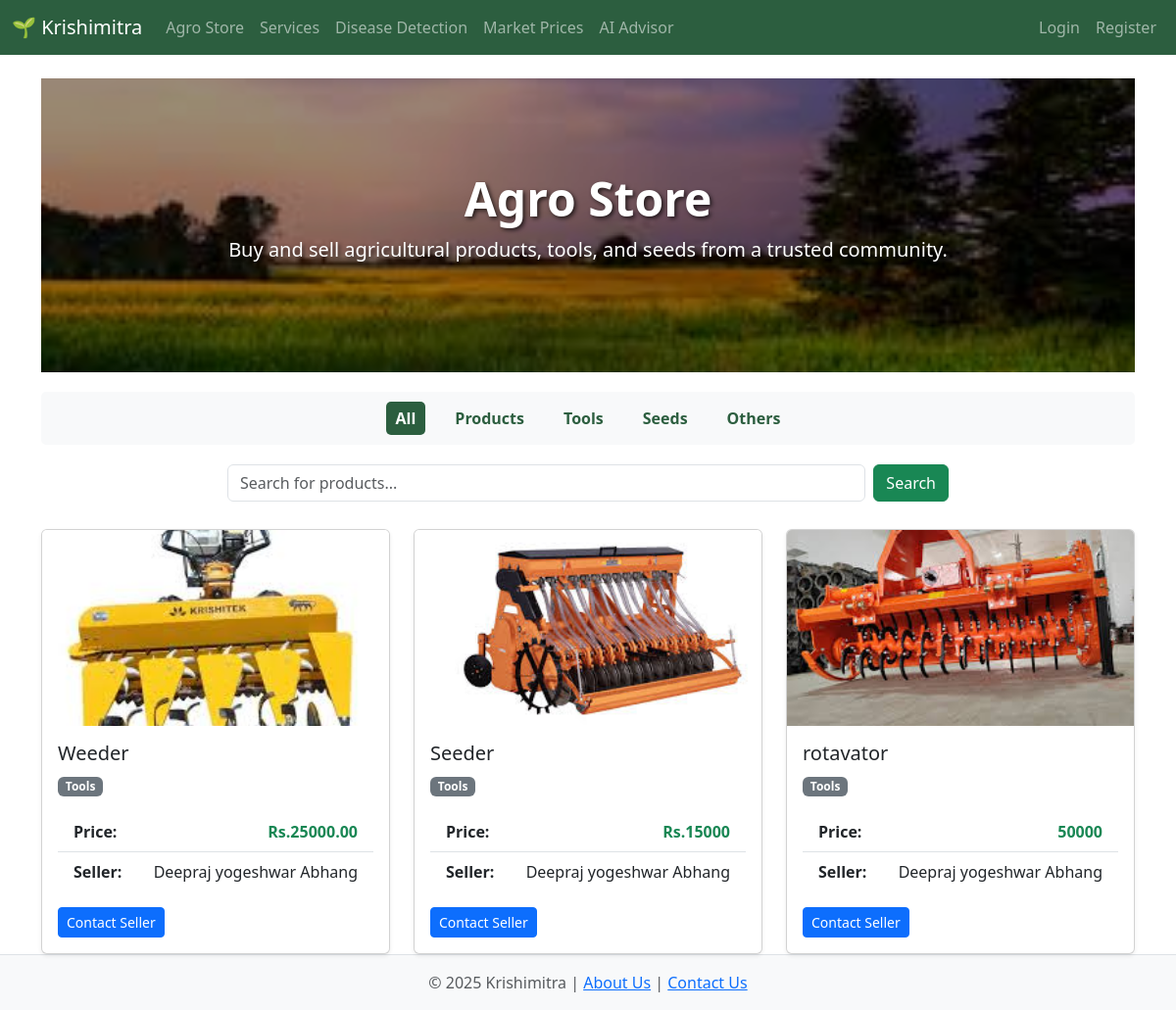
The app's page /store with its own data.
### app.py (models this page shows)
class Product(db.Model):
    id = db.Column(db.Integer, primary_key=True)
    name = db.Column(db.String(100), nullable=False)
    category = db.Column(db.String(50), nullable=False)
    description = db.Column(db.Text, nullable=False)
    price = db.Column(db.String(50), nullable=False)
    image = db.Column(db.String(255), nullable=False)
    seller_id = db.Column(db.Integer, db.ForeignKey('user.id'), nullable=False)

class User(db.Model):
    id = db.Column(db.Integer, primary_key=True)
    name = db.Column(db.String(100), nullable=False)
    email = db.Column(db.String(120), unique=True, nullable=False)
    mobile = db.Column(db.String(20), unique=True, nullable=False)
    password = db.Column(db.String(200), nullable=False)
    role = db.Column(db.String(20), nullable=False)
    products = db.relationship('Product', backref='seller_user', lazy=True)
    services = db.relationship('Service', backref='provider', lazy=True)

### app.py (the view)
@app.route('/store')
def store():
    query = Product.query
    search_term, category = request.args.get('search', '').lower(), request.args.get('category')
    if category: query = query.filter(Product.category == category)
    if search_term: query = query.filter(or_(Product.name.ilike(f'%{search_term}%'), Product.description.ilike(f'%{search_term}%')))
    products = query.order_by(Product.id.desc()).all()
    amazon_link, flipkart_link = None, None
    if not products and search_term:
        url_safe_keyword = quote_plus(search_term)
        amazon_link = f"https://www.amazon.in/s?k={url_safe_keyword}"
        flipkart_link = f"https://www.flipkart.com/search?q={url_safe_keyword}"
    return render_template('store.html', products=products, active_category=category, search_query=search_term, amazon_link=amazon_link, flipkart_link=flipkart_link)

### templates/store.html (shortened to what this page needs)
{% extends 'base.html' %}
{% block content %}
<div class="store-banner">
    <div class="store-banner-overlay"></div>
    <div class="store-banner-content">
        <h1 class="display-5 fw-bold">Agro Store</h1>
        <p class="lead">Buy and sell agricultural products, tools, and seeds from a trusted community.</p>
    </div>
</div>
<div class="category-nav">
    <a href="{{ url_for('store') }}" class="{% if not active_category %}active{% endif %}">All</a>
    <a href="{{ url_for('store', category='Products') }}" class="{% if active_category == 'Products' %}active{% endif %}">Products</a>
    <a href="{{ url_for('store', category='Tools') }}" class="{% if active_category == 'Tools' %}active{% endif %}">Tools</a>
    <a href="{{ url_for('store', category='Seeds') }}" class="{% if active_category == 'Seeds' %}active{% endif %}">Seeds</a>
    <a href="{{ url_for('store', category='Others') }}" class="{% if active_category == 'Others' %}active{% endif %}">Others</a>
</div>
<div class="row justify-content-center">
    <div class="col-md-8">
        <form method="GET" action="{{ url_for('store') }}" class="d-flex">
            <input class="form-control me-2" type="search" name="search" placeholder="Search for products..." value="{{ search_query or '' }}">
            <button class="btn btn-success" type="submit">Search</button>
        </form>
    </div>
</div>
<div class="row row-cols-1 row-cols-md-2 row-cols-lg-3 g-4 mt-1">
    {% for product in products %}
    <div class="col">
        <div class="card h-100 shadow-sm">
            <img src="{{ product.image }}" class="card-img-top" alt="{{ product.name }}" style="height: 200px; object-fit: cover;">
            <div class="card-body d-flex flex-column">
                <h5 class="card-title">{{ product.name }}</h5>
                <p class="card-text text-muted"><span class="badge bg-secondary">{{ product.category }}</span></p>
                <ul class="list-group list-group-flush flex-grow-1 mb-3">
                    <li class="list-group-item">
                        <strong>Price:</strong>
                        <span class="float-end text-success fw-bold">{{ product.price }}</span>
                    </li>
                    <li class="list-group-item">
                        <strong>Seller:</strong>
                        <span class="float-end">{{ product.seller_user.name }}</span>
                    </li>
                </ul>
                <div class="mt-auto d-flex justify-content-between align-items-center">
                    <a href="{{ url_for('conversation_start_product', product_id=product.id) }}" class="btn btn-primary btn-sm">Contact Seller</a>
                </div>
            </div>
        </div>
    </div>
    {% endfor %}
</div>
{% endblock %}

### templates/base.html (shortened to what this page needs)
<!DOCTYPE html>
<html lang="en">
<head>
    <link href="https://cdn.jsdelivr.net/npm/bootstrap@5.3.3/dist/css/bootstrap.min.css" rel="stylesheet">
    <link rel="stylesheet" href="https://cdn.jsdelivr.net/npm/bootstrap-icons@1.11.3/font/bootstrap-icons.css">
    <link rel="stylesheet" href="{{ url_for('static', filename='css/style.css') }}">
    <link rel="stylesheet" href="https://cdnjs.cloudflare.com/ajax/libs/animate.css/4.1.1/animate.min.css"/>
</head>
<body class="{% block body_class %}{% endblock %}">
    <nav class="navbar navbar-expand-lg navbar-dark" style="background-color: #2c5e3f;">
        <div class="container-fluid">
            <a class="navbar-brand" href="/">🌱 Krishimitra</a>
            <div class="collapse navbar-collapse" id="navbarNav">
                <ul class="navbar-nav me-auto mb-2 mb-lg-0">
                    <li class="nav-item">
                        <a class="nav-link" href="{{ url_for('store') }}">Agro Store</a>
                    </li>
                    <li class="nav-item">
                        <a class="nav-link" href="{{ url_for('find_services') }}">Services</a>
                    </li>
                    <li class="nav-item">
                        <a class="nav-link" href="{{ url_for('disease_detection') }}">Disease Detection</a>
                    </li>
                    <li class="nav-item">
                        <a class="nav-link" href="{{ url_for('market_prices') }}">Market Prices</a>
                    </li>
                    <li class="nav-item">
                        <a class="nav-link" href="{{ url_for('crop_advisory') }}">AI Advisor</a>
                    </li>
                </ul>
                <ul class="navbar-nav">
                    {% if 'user_email' in session %}
                        <li class="nav-item dropdown">
                            <a class="nav-link dropdown-toggle" href="#" id="navbarDropdown" role="button" data-bs-toggle="dropdown" aria-expanded="false">
                                {{ session.get('user_email') }}
                            </a>
                            <ul class="dropdown-menu dropdown-menu-end" aria-labelledby="navbarDropdown">
                                {% if session.get('role') == 'admin' %}
                                    <li><a class="dropdown-item" href="{{ url_for('admin_dashboard') }}">Admin Dashboard</a></li>
                                {% endif %}
                                <li><a class="dropdown-item" href="{{ url_for('dashboard') }}">My Dashboard</a></li>
                                <li><a class="dropdown-item" href="{{ url_for('inbox') }}">Inbox</a></li>
                                <li><hr class="dropdown-divider"></li>
                                <li><a class="dropdown-item" href="{{ url_for('logout') }}">Logout</a></li>
                            </ul>
                        </li>
                    {% else %}
                        <li class="nav-item">
                            <a class="nav-link" href="{{ url_for('login') }}">Login</a>
                        </li>
                        <li class="nav-item">
                            <a class="nav-link" href="{{ url_for('register') }}">Register</a>
                        </li>
                    {% endif %}
                </ul>
            </div>
        </div>
    </nav>
    <main class="container mt-4 animate__animated animate__fadeIn">
        {% block content %}{% endblock %}
    </main>
    <footer class="footer mt-auto py-3 bg-light border-top">
        <div class="container text-center">
            <span class="text-muted">© 2025 Krishimitra | <a href="{{ url_for('about') }}">About Us</a> | <a href="{{ url_for('contact_admin') }}">Contact Us</a></span>
        </div>
    </footer>
</body>
</html>

### static/css/style.css (style rules this page uses)
.store-banner { position: relative; background: url('../images/store-banner.jpg') no-repeat center center; background-size: cover; height: 300px; display: flex; align-items: center; justify-content: center; color: white; text-shadow: 2px 2px 4px rgba(0,0,0,0.7); }
.store-banner-overlay { position: absolute; top: 0; left: 0; right: 0; bottom: 0; background: rgba(0, 0, 0, 0.4); }
.store-banner-content { position: relative; z-index: 1; text-align: center; }
.category-nav { display: flex; justify-content: center; gap: 20px; margin: 20px 0; padding: 10px; background: #f8f9fa; border-radius: 5px; }
.category-nav a { text-decoration: none; color: #2c5e3f; font-weight: bold; padding: 5px 10px; border-radius: 5px; transition: background-color 0.3s; }
.category-nav a:hover, .category-nav a.active { background-color: #2c5e3f; color: white; }
.animate__fadeIn { animation-duration: 0.8s; }
.form-control, .form-select { transition: border-color 0.3s ease, box-shadow 0.3s ease; }

### records on screen
Product: image (picture), name "Weeder", category "Tools", price "Rs.25000.00", seller_user.name "Deepraj yogeshwar Abhang"
Product: image (picture), name "Seeder", category "Tools", price "Rs.15000", seller_user.name "Deepraj yogeshwar Abhang"
Product: image (picture), name "rotavator", category "Tools", price "50000", seller_user.name "Deepraj yogeshwar Abhang"
